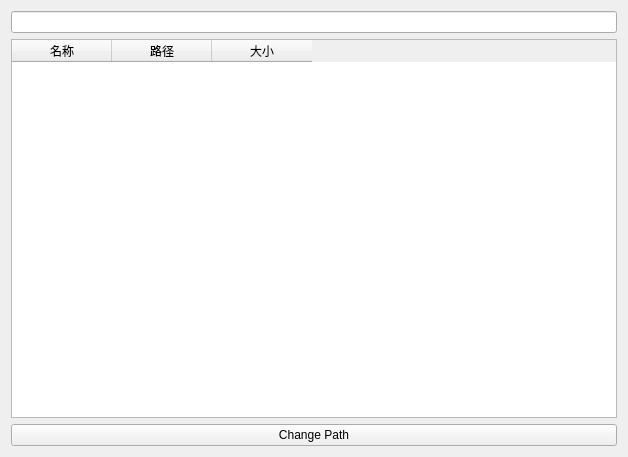
<?xml version="1.0" encoding="UTF-8"?>
<ui version="4.0">
 <class>Widget</class>
 <widget class="QWidget" name="Widget">
  <property name="geometry">
   <rect>
    <x>0</x>
    <y>0</y>
    <width>628</width>
    <height>457</height>
   </rect>
  </property>
  <property name="windowTitle">
   <string>Widget</string>
  </property>
  <layout class="QVBoxLayout" name="verticalLayout">
   <item>
    <widget class="QLineEdit" name="lineEdit"/>
   </item>
   <item>
    <widget class="QTableWidget" name="tableWidget">
     <column>
      <property name="text">
       <string>名称</string>
      </property>
     </column>
     <column>
      <property name="text">
       <string>路径</string>
      </property>
     </column>
     <column>
      <property name="text">
       <string>大小</string>
      </property>
     </column>
    </widget>
   </item>
   <item>
    <widget class="QPushButton" name="pushButton">
     <property name="text">
      <string>Change Path</string>
     </property>
    </widget>
   </item>
  </layout>
 </widget>
 <layoutdefault spacing="6" margin="11"/>
 <resources/>
 <connections/>
</ui>
